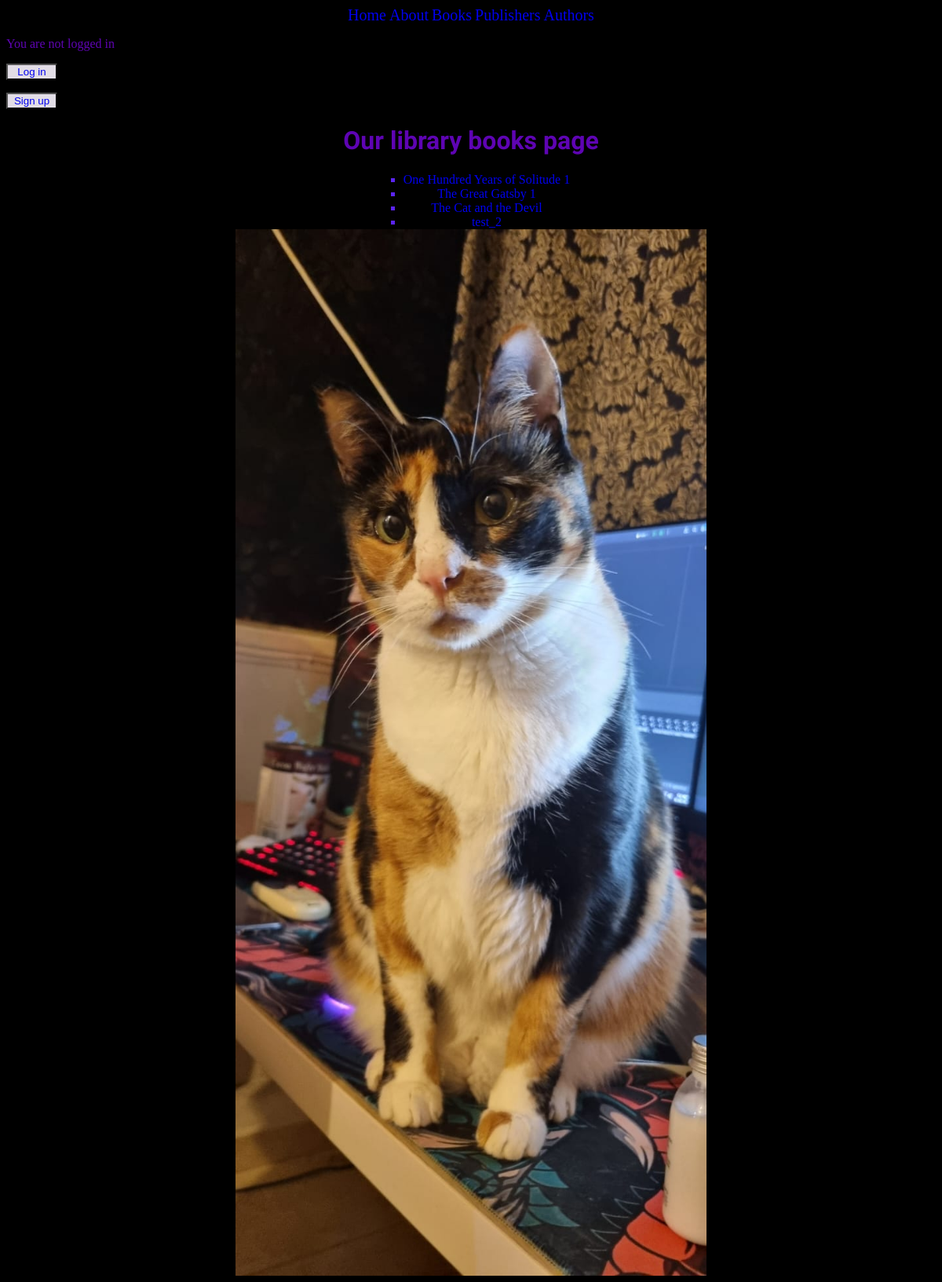
The page /books/ on the database its author committed.
### library/models.py (models this page shows, shortened)
class Book(models.Model):
    title = models.TextField()
    publish_date= models.DateField()
    authors= models.ManyToManyField('Author', related_name='books')
    def get_absolute_url(self):
        return reverse('book_detail',kwargs={'pk': self.pk})

### library/views.py (the view)
# urls.py: path("books/", BooksPageView.as_view(), name='books'),
class BooksPageView(ListView):
    model=Book
    template_name= "books.html"

### templates/books.html
{% extends "base.html" %}
{% load static %}
{% block content %}
<h1 style="text-align: center;">Our library books page</h1>
<ul>
    {% for book in book_list %}
    <li><a href="{{ book.get_absolute_url }}">{{ book.title }}</li>
    {% endfor %}
</ul>
<center><img src="{% static 'kiki_long.jpg' %}" alt="kiki_long" width="600px"></center>
{% endblock content %}

### templates/base.html (shortened to what this page needs)
<header style="text-align: center;">
{% load static %}
<head>
        <link rel="stylesheet" href="{% static 'css/base.css' %}">
</head>
<header>
        <a href="{% url 'home' %}" style="font-size: 20px;">Home</a>
        <a href="{% url 'about' %}" style="font-size: 20px;">About</a>
        <a href="{% url 'books' %}" style="font-size: 20px;">Books</a>
        <a href="{% url 'publishers' %}" style="font-size: 20px;">Publishers</a>
        <a href="{% url 'author' %}" style="font-size: 20px;">Authors</a>
</header>
{% if user.is_authenticated %}
<p style="text-align:left;">Hi {{ user.username }} ({{ user.profile.get_role }})</p>
<p style="text-align:left;"><a href="{% url 'profile_detail' pk=user.profile.pk %}">User Profile</a></p>
<div class="logout_button">
<form style="text-align:left;" action="{% url 'logout' %}" method="post">
        {% csrf_token %}
        <button class="logout_button"type="submit">Log Out</button>
</form>
</div>
{% else %}
<p style="text-align:left;">You are not logged in</p>
<div class="main_button">
<form style="text-align:left;">
<button class="main_button" type="submit"><a href="{% url 'login' %}">Log in</a></button>
</form>
</div>
<div class="main_button">
        <form style="text-align:left;">
        <button class="main_button" type="submit"><a href="{% url 'signup' %}">Sign up</a></button>
        </form>
        </div>
{% endif %}
{% block content %}
{% endblock content %}

### library/static/css/base.css (style rules this page uses)
h1 { color:rgb(94, 4, 179); font-family: "Sofia", sans-serif; }
p { color:rgb(94, 4, 179); }
a { text-decoration: none; }
ul { color: rgb(91, 36, 243) ; font-size: 16px; text-align: center; list-style-type: square; margin: 0; display: inline-block; }
.main_button { width: 65px; background-color: rgb(226, 221, 230); color: rgb(3, 3, 3); cursor: pointer; }

### rows shown on the page
Book: title "One Hundred Years of Solitude 1"
Book: title "The Great Gatsby 1"
Book: title "The Cat and the Devil"
Book: title "test_2"
